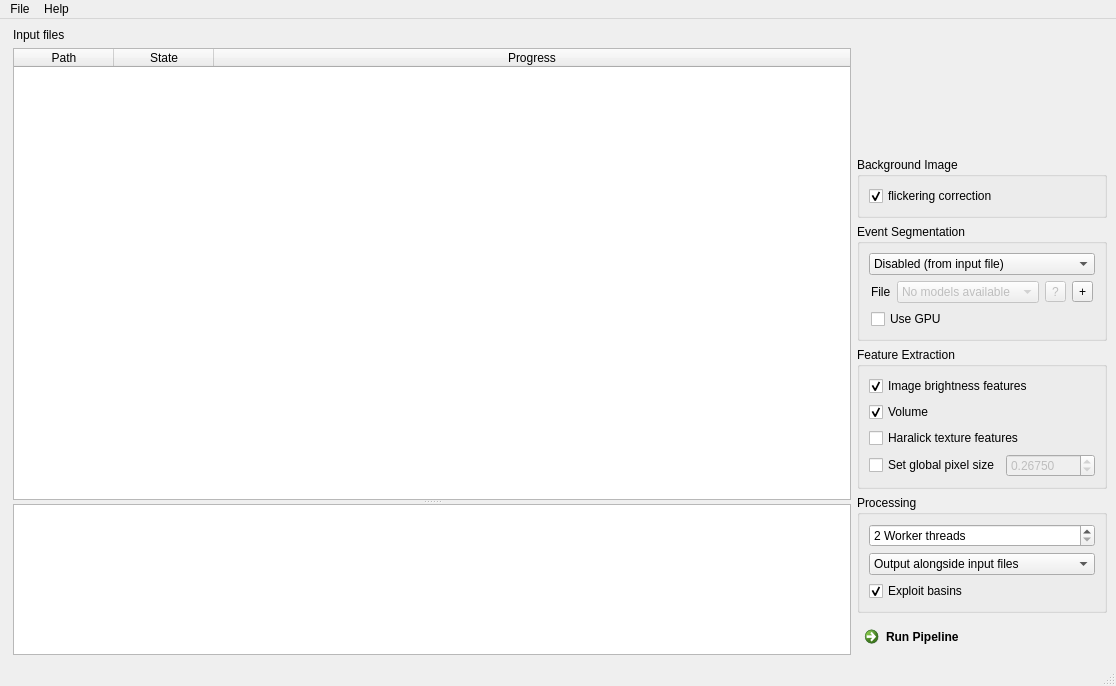
<?xml version="1.0" encoding="UTF-8"?>
<ui version="4.0">
 <class>MainWindow</class>
 <widget class="QMainWindow" name="MainWindow">
  <property name="geometry">
   <rect>
    <x>0</x>
    <y>0</y>
    <width>1116</width>
    <height>686</height>
   </rect>
  </property>
  <property name="windowTitle">
   <string>MainWindow</string>
  </property>
  <widget class="QWidget" name="centralwidget">
   <layout class="QHBoxLayout" name="horizontalLayout" stretch="4,1">
    <property name="leftMargin">
     <number>9</number>
    </property>
    <item>
     <layout class="QVBoxLayout" name="verticalLayout_5">
      <property name="leftMargin">
       <number>4</number>
      </property>
      <item>
       <widget class="QLabel" name="label_2">
        <property name="sizePolicy">
         <sizepolicy hsizetype="Expanding" vsizetype="Preferred">
          <horstretch>0</horstretch>
          <verstretch>0</verstretch>
         </sizepolicy>
        </property>
        <property name="text">
         <string>Input files</string>
        </property>
       </widget>
      </item>
      <item>
       <widget class="QSplitter" name="splitter">
        <property name="orientation">
         <enum>Qt::Vertical</enum>
        </property>
        <widget class="ProgressTable" name="tableWidget_input">
         <property name="sizePolicy">
          <sizepolicy hsizetype="Expanding" vsizetype="Expanding">
           <horstretch>1</horstretch>
           <verstretch>3</verstretch>
          </sizepolicy>
         </property>
         <property name="editTriggers">
          <set>QAbstractItemView::NoEditTriggers</set>
         </property>
         <property name="dragDropMode">
          <enum>QAbstractItemView::NoDragDrop</enum>
         </property>
         <property name="alternatingRowColors">
          <bool>true</bool>
         </property>
         <property name="selectionMode">
          <enum>QAbstractItemView::SingleSelection</enum>
         </property>
         <property name="selectionBehavior">
          <enum>QAbstractItemView::SelectRows</enum>
         </property>
         <property name="textElideMode">
          <enum>Qt::ElideMiddle</enum>
         </property>
         <property name="horizontalScrollMode">
          <enum>QAbstractItemView::ScrollPerPixel</enum>
         </property>
         <property name="sortingEnabled">
          <bool>true</bool>
         </property>
         <property name="cornerButtonEnabled">
          <bool>false</bool>
         </property>
         <attribute name="horizontalHeaderMinimumSectionSize">
          <number>100</number>
         </attribute>
         <attribute name="horizontalHeaderDefaultSectionSize">
          <number>100</number>
         </attribute>
         <attribute name="horizontalHeaderShowSortIndicator" stdset="0">
          <bool>false</bool>
         </attribute>
         <attribute name="horizontalHeaderStretchLastSection">
          <bool>true</bool>
         </attribute>
         <column>
          <property name="text">
           <string>Path</string>
          </property>
         </column>
         <column>
          <property name="text">
           <string>State</string>
          </property>
         </column>
         <column>
          <property name="text">
           <string>Progress</string>
          </property>
         </column>
        </widget>
        <widget class="QTextBrowser" name="textBrowser">
         <property name="sizePolicy">
          <sizepolicy hsizetype="Expanding" vsizetype="Expanding">
           <horstretch>1</horstretch>
           <verstretch>1</verstretch>
          </sizepolicy>
         </property>
        </widget>
       </widget>
      </item>
     </layout>
    </item>
    <item>
     <widget class="QWidget" name="widget_options" native="true">
      <property name="sizePolicy">
       <sizepolicy hsizetype="Minimum" vsizetype="Preferred">
        <horstretch>0</horstretch>
        <verstretch>0</verstretch>
       </sizepolicy>
      </property>
      <layout class="QVBoxLayout" name="verticalLayout">
       <property name="leftMargin">
        <number>0</number>
       </property>
       <property name="topMargin">
        <number>0</number>
       </property>
       <property name="rightMargin">
        <number>0</number>
       </property>
       <property name="bottomMargin">
        <number>0</number>
       </property>
       <item>
        <spacer name="verticalSpacer_2">
         <property name="orientation">
          <enum>Qt::Vertical</enum>
         </property>
         <property name="sizeHint" stdset="0">
          <size>
           <width>20</width>
           <height>40</height>
          </size>
         </property>
        </spacer>
       </item>
       <item>
        <widget class="QGroupBox" name="groupBox">
         <property name="title">
          <string>Background Image</string>
         </property>
         <layout class="QVBoxLayout" name="verticalLayout_2">
          <item>
           <widget class="QCheckBox" name="checkBox_bg_flickering">
            <property name="toolTip">
             <string>Use this option if the input dataset exhibits global temporal brightness variations of a few grayscal values</string>
            </property>
            <property name="text">
             <string>flickering correction</string>
            </property>
            <property name="checked">
             <bool>true</bool>
            </property>
           </widget>
          </item>
         </layout>
        </widget>
       </item>
       <item>
        <widget class="QGroupBox" name="groupBox_4">
         <property name="sizePolicy">
          <sizepolicy hsizetype="Preferred" vsizetype="Preferred">
           <horstretch>0</horstretch>
           <verstretch>0</verstretch>
          </sizepolicy>
         </property>
         <property name="title">
          <string>Event Segmentation</string>
         </property>
         <layout class="QGridLayout" name="gridLayout_2">
          <item row="0" column="0">
           <widget class="QComboBox" name="comboBox_segmenter">
            <property name="sizePolicy">
             <sizepolicy hsizetype="Minimum" vsizetype="Fixed">
              <horstretch>0</horstretch>
              <verstretch>0</verstretch>
             </sizepolicy>
            </property>
            <property name="toolTip">
             <string>Select the segmentation method to use</string>
            </property>
            <item>
             <property name="text">
              <string>Disabled (from input file)</string>
             </property>
            </item>
            <item>
             <property name="text">
              <string>Thresholding</string>
             </property>
            </item>
            <item>
             <property name="text">
              <string>ML Model</string>
             </property>
            </item>
           </widget>
          </item>
          <item row="1" column="0" alignment="Qt::AlignTop">
           <widget class="QStackedWidget" name="stackedWidget_segmenter">
            <property name="sizePolicy">
             <sizepolicy hsizetype="Minimum" vsizetype="Minimum">
              <horstretch>0</horstretch>
              <verstretch>0</verstretch>
             </sizepolicy>
            </property>
            <property name="currentIndex">
             <number>2</number>
            </property>
            <widget class="QWidget" name="page_copy">
             <layout class="QGridLayout" name="gridLayout"/>
            </widget>
            <widget class="QWidget" name="page_thresh">
             <layout class="QGridLayout" name="gridLayout_3">
              <property name="leftMargin">
               <number>2</number>
              </property>
              <property name="topMargin">
               <number>0</number>
              </property>
              <property name="rightMargin">
               <number>2</number>
              </property>
              <property name="bottomMargin">
               <number>0</number>
              </property>
              <item row="0" column="0">
               <widget class="QLabel" name="label">
                <property name="toolTip">
                 <string>Mask-generating threshold for the background-corrected image.</string>
                </property>
                <property name="text">
                 <string>Threshold</string>
                </property>
               </widget>
              </item>
              <item row="0" column="1">
               <widget class="QSpinBox" name="spinBox_thresh">
                <property name="toolTip">
                 <string>Values smaller than zero are allowed</string>
                </property>
                <property name="minimum">
                 <number>-10</number>
                </property>
                <property name="maximum">
                 <number>-1</number>
                </property>
                <property name="value">
                 <number>-6</number>
                </property>
               </widget>
              </item>
              <item row="1" column="0">
               <spacer name="verticalSpacer">
                <property name="orientation">
                 <enum>Qt::Vertical</enum>
                </property>
                <property name="sizeHint" stdset="0">
                 <size>
                  <width>20</width>
                  <height>0</height>
                 </size>
                </property>
               </spacer>
              </item>
             </layout>
            </widget>
            <widget class="QWidget" name="page_torch">
             <layout class="QVBoxLayout" name="verticalLayout_3">
              <property name="leftMargin">
               <number>2</number>
              </property>
              <property name="topMargin">
               <number>0</number>
              </property>
              <property name="rightMargin">
               <number>2</number>
              </property>
              <property name="bottomMargin">
               <number>0</number>
              </property>
              <item>
               <layout class="QGridLayout" name="gridLayout_4">
                <item row="0" column="1">
                 <widget class="QComboBox" name="comboBox_torch_model">
                  <property name="enabled">
                   <bool>false</bool>
                  </property>
                  <property name="sizePolicy">
                   <sizepolicy hsizetype="Expanding" vsizetype="Fixed">
                    <horstretch>0</horstretch>
                    <verstretch>0</verstretch>
                   </sizepolicy>
                  </property>
                  <item>
                   <property name="text">
                    <string>No models available</string>
                   </property>
                  </item>
                 </widget>
                </item>
                <item row="0" column="2">
                 <widget class="QToolButton" name="toolButton_torch_info">
                  <property name="enabled">
                   <bool>false</bool>
                  </property>
                  <property name="toolTip">
                   <string>show model details</string>
                  </property>
                  <property name="text">
                   <string>?</string>
                  </property>
                 </widget>
                </item>
                <item row="0" column="3">
                 <widget class="QToolButton" name="toolButton_torch_add">
                  <property name="toolTip">
                   <string>add a model file</string>
                  </property>
                  <property name="text">
                   <string>+</string>
                  </property>
                 </widget>
                </item>
                <item row="0" column="0">
                 <widget class="QLabel" name="label_3">
                  <property name="sizePolicy">
                   <sizepolicy hsizetype="Minimum" vsizetype="Preferred">
                    <horstretch>0</horstretch>
                    <verstretch>0</verstretch>
                   </sizepolicy>
                  </property>
                  <property name="text">
                   <string>File</string>
                  </property>
                 </widget>
                </item>
               </layout>
              </item>
              <item>
               <widget class="QCheckBox" name="checkBox_torch_use_gpu">
                <property name="text">
                 <string>Use GPU</string>
                </property>
               </widget>
              </item>
             </layout>
            </widget>
           </widget>
          </item>
         </layout>
        </widget>
       </item>
       <item alignment="Qt::AlignTop">
        <widget class="QGroupBox" name="groupBox_5">
         <property name="sizePolicy">
          <sizepolicy hsizetype="Preferred" vsizetype="Expanding">
           <horstretch>0</horstretch>
           <verstretch>0</verstretch>
          </sizepolicy>
         </property>
         <property name="title">
          <string>Feature Extraction</string>
         </property>
         <layout class="QVBoxLayout" name="verticalLayout_7">
          <item>
           <widget class="QCheckBox" name="checkBox_feat_bright">
            <property name="toolTip">
             <string>Compute brightness features, such as mean event brightness</string>
            </property>
            <property name="text">
             <string>Image brightness features</string>
            </property>
            <property name="checked">
             <bool>true</bool>
            </property>
           </widget>
          </item>
          <item>
           <widget class="QCheckBox" name="checkBox_feat_volume">
            <property name="toolTip">
             <string>Estimate the event volume using volrevolve algorithm</string>
            </property>
            <property name="text">
             <string>Volume</string>
            </property>
            <property name="checked">
             <bool>true</bool>
            </property>
           </widget>
          </item>
          <item>
           <widget class="QCheckBox" name="checkBox_feat_haralick">
            <property name="toolTip">
             <string>Compute the haralick texture features (computationally expensive)</string>
            </property>
            <property name="text">
             <string>Haralick texture features</string>
            </property>
           </widget>
          </item>
          <item>
           <layout class="QHBoxLayout" name="horizontalLayout_2">
            <property name="topMargin">
             <number>0</number>
            </property>
            <item>
             <widget class="QCheckBox" name="checkBox_pixel_size">
              <property name="toolTip">
               <string>Set the pixel size to a fixed value for all input files</string>
              </property>
              <property name="text">
               <string>Set global pixel size</string>
              </property>
             </widget>
            </item>
            <item>
             <widget class="QDoubleSpinBox" name="doubleSpinBox_pixel_size">
              <property name="enabled">
               <bool>false</bool>
              </property>
              <property name="decimals">
               <number>5</number>
              </property>
              <property name="minimum">
               <double>0.100000000000000</double>
              </property>
              <property name="maximum">
               <double>0.950000000000000</double>
              </property>
              <property name="value">
               <double>0.267500000000000</double>
              </property>
             </widget>
            </item>
           </layout>
          </item>
         </layout>
        </widget>
       </item>
       <item>
        <widget class="QGroupBox" name="groupBox_6">
         <property name="sizePolicy">
          <sizepolicy hsizetype="Preferred" vsizetype="Preferred">
           <horstretch>0</horstretch>
           <verstretch>0</verstretch>
          </sizepolicy>
         </property>
         <property name="title">
          <string>Processing</string>
         </property>
         <layout class="QVBoxLayout" name="verticalLayout_8">
          <item>
           <widget class="QSpinBox" name="spinBox_procs">
            <property name="toolTip">
             <string>Number of CPU threads to use, reduce if you need a responsive system</string>
            </property>
            <property name="suffix">
             <string> Worker threads</string>
            </property>
            <property name="minimum">
             <number>2</number>
            </property>
            <property name="maximum">
             <number>64</number>
            </property>
           </widget>
          </item>
          <item>
           <widget class="QComboBox" name="comboBox_output">
            <item>
             <property name="text">
              <string>Output alongside input files</string>
             </property>
            </item>
            <item>
             <property name="text">
              <string>Select output path...</string>
             </property>
            </item>
           </widget>
          </item>
          <item>
           <widget class="QCheckBox" name="checkBox_basins">
            <property name="toolTip">
             <string>Produce smaller output files faster by referring to the input data via basins</string>
            </property>
            <property name="text">
             <string>Exploit basins</string>
            </property>
            <property name="checked">
             <bool>true</bool>
            </property>
           </widget>
          </item>
         </layout>
        </widget>
       </item>
       <item>
        <widget class="QCommandLinkButton" name="commandLinkButton_run">
         <property name="text">
          <string>Run Pipeline</string>
         </property>
        </widget>
       </item>
      </layout>
     </widget>
    </item>
   </layout>
  </widget>
  <widget class="QMenuBar" name="menubar">
   <property name="geometry">
    <rect>
     <x>0</x>
     <y>0</y>
     <width>1116</width>
     <height>22</height>
    </rect>
   </property>
   <widget class="QMenu" name="menuHelp">
    <property name="title">
     <string>Help</string>
    </property>
    <addaction name="actionDocumentation"/>
    <addaction name="actionSoftware"/>
    <addaction name="actionAbout"/>
   </widget>
   <widget class="QMenu" name="menuFile">
    <property name="title">
     <string>File</string>
    </property>
    <addaction name="actionAdd"/>
    <addaction name="actionClear"/>
    <addaction name="separator"/>
    <addaction name="actionQuit"/>
   </widget>
   <addaction name="menuFile"/>
   <addaction name="menuHelp"/>
  </widget>
  <widget class="QStatusBar" name="statusbar"/>
  <action name="actionExit">
   <property name="text">
    <string>Quit</string>
   </property>
  </action>
  <action name="actionAbout">
   <property name="text">
    <string>About</string>
   </property>
  </action>
  <action name="actionSoftware">
   <property name="text">
    <string>Software</string>
   </property>
  </action>
  <action name="actionDocumentation">
   <property name="text">
    <string>Documentation</string>
   </property>
  </action>
  <action name="actionQuit">
   <property name="text">
    <string>Quit</string>
   </property>
  </action>
  <action name="actionAdd">
   <property name="text">
    <string>Add data</string>
   </property>
  </action>
  <action name="actionClear">
   <property name="text">
    <string>Clear list</string>
   </property>
  </action>
 </widget>
 <customwidgets>
  <customwidget>
   <class>ProgressTable</class>
   <extends>QTableWidget</extends>
   <header>chipstream.gui.table_progress</header>
  </customwidget>
 </customwidgets>
 <resources/>
 <connections>
  <connection>
   <sender>comboBox_segmenter</sender>
   <signal>currentIndexChanged(int)</signal>
   <receiver>stackedWidget_segmenter</receiver>
   <slot>setCurrentIndex(int)</slot>
   <hints>
    <hint type="sourcelabel">
     <x>1052</x>
     <y>248</y>
    </hint>
    <hint type="destinationlabel">
     <x>1052</x>
     <y>312</y>
    </hint>
   </hints>
  </connection>
  <connection>
   <sender>checkBox_pixel_size</sender>
   <signal>toggled(bool)</signal>
   <receiver>doubleSpinBox_pixel_size</receiver>
   <slot>setEnabled(bool)</slot>
   <hints>
    <hint type="sourcelabel">
     <x>1149</x>
     <y>547</y>
    </hint>
    <hint type="destinationlabel">
     <x>1310</x>
     <y>547</y>
    </hint>
   </hints>
  </connection>
 </connections>
</ui>
